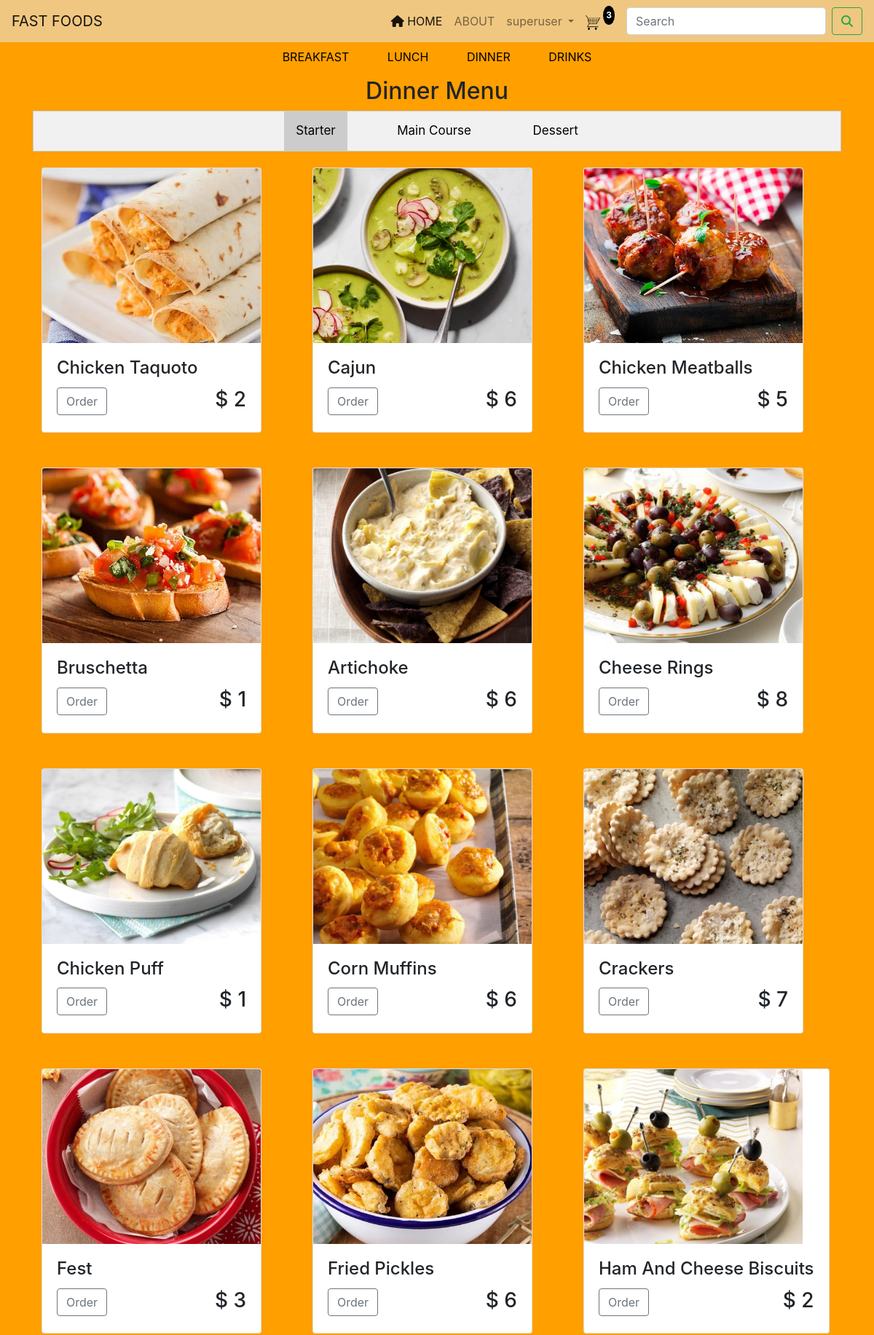
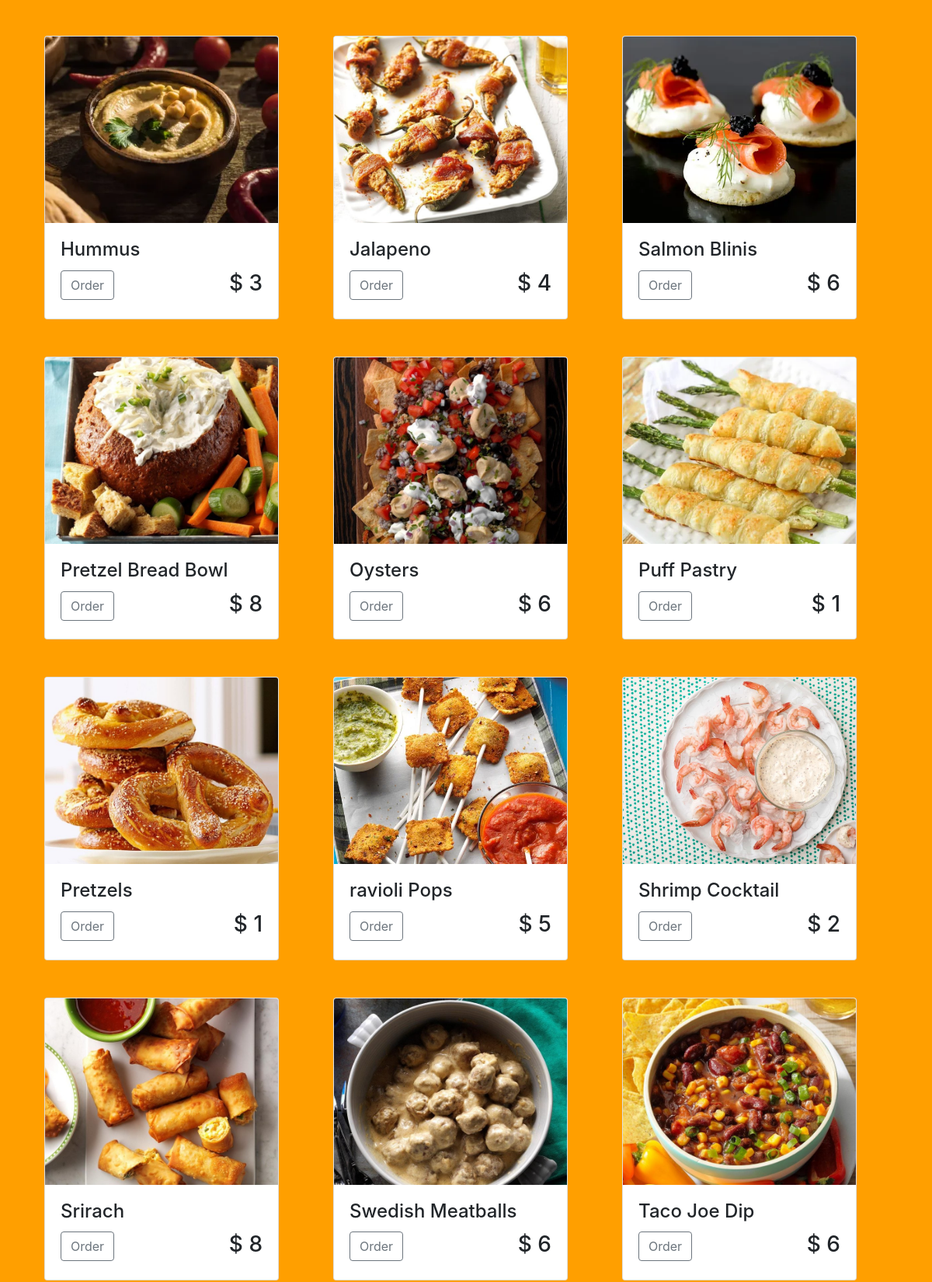
/app/dinner/ (signed in, upper part), run on the app's committed database (2 pictures, top to bottom).
### app/models.py (models this page shows, shortened)
class Cart(models.Model):
    id = models.UUIDField(primary_key=True, default=uuid.uuid4)
    user = models.ForeignKey(User, on_delete=models.CASCADE)
    completed = models.BooleanField(default=False)
    class Meta:
        verbose_name_plural = 'cart'
    @property
    def no_items(self):
        cartitems = self.cartitems.all()
        quantity= sum([item.quantity for item in cartitems])
        return quantity

class Cartitem(models.Model):
    food = models.ForeignKey(Food, on_delete=models.CASCADE, related_name='items')
    cart = models.ForeignKey(Cart, on_delete=models.CASCADE, related_name='cartitems')
    quantity = models.IntegerField(default=0)
    added_at = models.DateTimeField(auto_now_add=True)
    class Meta:
        verbose_name_plural = 'Cartitem'
        ordering = ('-added_at',)

class Food(models.Model):
    id =models.UUIDField(primary_key=True, default=uuid.uuid4)
    name = models.CharField(max_length=120)
    meal = models.ForeignKey(Meal, on_delete=models.CASCADE, null=True)
    course = models.ForeignKey(Course, on_delete=models.CASCADE, null=True)
    price = models.PositiveIntegerField(null=True)
    image = models.ImageField(upload_to='food_pics/', default='/media/food.jpg')
    created = models.DateTimeField(auto_now_add=True)
    update = models.DateTimeField(auto_now=True)
    class Meta:
        verbose_name_plural ='food'
        ordering =('-created',)

### app/views.py (the view)
# urls.py: path('dinner/', dinner, name='dinner'),
@login_required
def dinner (request):
    foods = Food.objects.all()
    if request.user.is_authenticated:
        cart, created = Cart.objects.get_or_create(user=request.user, completed = False)
    context={
        'foods':foods,
        'cart':cart,
    }
    return render(request, 'pages/dinner.html', context )

### templates/pages/dinner.html (shortened to what this page needs)
{% extends 'partials/base.html' %}
{% block content %}
    {%include 'partials/category.html' %}
      <h2 class="text-center">Dinner Menu</h2>
      <div class="tab" style="text-align: center; justify-content: center; align-items: center;">
        <button class="tablinks active" onclick="openCity(event, 'Starter')">Starter</button>
        <button class="tablinks ml-5 mr-5" onclick="openCity(event, 'main')">Main Course</button>
        <button class="tablinks" onclick="openCity(event, 'dessert')">Dessert</button>
      </div>
      <div id="Starter" class="tabcontent">
        <div class="row mb-3 mt-3" id="starter">
          {% for food in foods %}
          {% if food.meal.name == 'Dinner' and food.course.name == 'starter' %}
            <div class="col-md-4 d-flex align-items-stretch mb-5">
              <div class="card text-left h-100">
              <img class="card-img-top img-fluid" src="{{food.image.url}}" alt="" style="width: 300px;height: 20vw;object-fit: cover;">
              <div class="card-body">
                    <h4 class="card-title">{{food.name}}</h4>
                    <button value="{{food.id}}"  class="btn btn-outline-secondary" href="">Order</button>
                      <h3 style="display: inline-block; float: right;">$ {{food.price}}</h3>
                  </div>
                </div>
            </div>
          {%endif%}
          {%endfor%}
        </div>
      </div>
{% endblock %}

### templates/partials/base.html (shortened to what this page needs)
<!DOCTYPE html>
{%load static%}
<html lang="en">
<head>
    <link rel="stylesheet" href="https://cdnjs.cloudflare.com/ajax/libs/font-awesome/6.4.2/css/all.min.css">
    <link rel="stylesheet" href="https://cdn.jsdelivr.net/npm/bootstrap@4.0.0/dist/css/bootstrap.min.css">
    <link rel="stylesheet" href="{% static 'css/style.css' %}">
</head>
<body>
    <nav class="navbar navbar-expand-lg fixed-top navbar-light">
        <a class="navbar-brand" href="#">FAST FOODS</a>
        <div class="collapse navbar-collapse" id="navbarSupportedContent">
          {% if user.is_authenticated %}
          <ul class="navbar-nav ml-auto pr-2">
            <li class="nav-item active">
              <a class="nav-link" href="{% url 'home' %}"> <i class="fa fa-home" aria-hidden="true"></i> HOME <span class="sr-only">(current)</span></a>
            </li>
            <li class="nav-item">
              <a class="nav-link" href="#">ABOUT</a>
            </li>
            <li class="nav-item dropdown">
              <a class="nav-link dropdown-toggle" href="#" id="navbarDropdown" role="button" data-toggle="dropdown" aria-haspopup="true" aria-expanded="false">
                {{user.username}}
              </a>
            </li>
          </ul>
          <div class="form-inline mr-3" >
            <a class=" " href="{% url 'cart' %}">
                <img style="display: inline;" id="cart-icon" src="/media/cart.png" alt="" height="20px" width="20px">
            </a>
            <p class="text-white rounded-circle ml-1 p-1" id="no_items" style="background-color: black; color: #fff;font-size: 12px;font-weight: 700;" id="cart-total">{{cart.no_items}}</p>
          </div>
          <form class="form-inline my-2 my-lg-0">
            <input class="form-control mr-sm-2" type="search" placeholder="Search" aria-label="Search">
            <button class="btn btn-outline-success my-2 my-sm-0" type="submit"><i class="fa fa-search" aria-hidden="true"></i></button>
          </form>
          {% endif %}
        </div>
      </nav>
      <div class="container">
        {% block content %}
        {% endblock %}
      </div>
</body>
</html>

### static/css/style.css (style rules this page uses)
body { background-color: #ff9f00 !important; }
.navbar { background-color: #efc781; }

### templates/pages/dinner.html (style rules this page uses)
.tab { overflow: hidden; border: 1px solid #ccc; background-color: #f1f1f1; }
.tab button { background-color: inherit; border: none; outline: none; cursor: pointer; padding: 14px 16px; transition: 0.3s; font-size: 17px; }
.tab button.active { background-color: #ccc; }
.tabcontent { display: none; padding: 6px 12px; border-top: none; }
#Starter { display: block; }
.card-img-top { width: 100%; height: 20vw; object-fit: cover; }

### data on the page
Cart: no_items "3"
Food: image (picture), name "Chicken Taquoto", price "2"
Food: image (picture), name "Cajun", price "6"
Food: image (picture), name "Chicken Meatballs", price "5"
Food: image (picture), name "Bruschetta", price "1"
Food: image (picture), name "Artichoke", price "6"
Food: image (picture), name "Cheese Rings", price "8"
Food: image (picture), name "Chicken Puff", price "1"
Food: image (picture), name "Corn Muffins", price "6"
Food: image (picture), name "Crackers", price "7"
Food: image (picture), name "Fest", price "3"
Food: image (picture), name "Fried Pickles", price "6"
Food: image (picture), name "Ham And Cheese Biscuits", price "2"
Food: image (picture), name "Hummus", price "3"
Food: image (picture), name "Jalapeno", price "4"
Food: image (picture), name "Salmon Blinis", price "6"
Food: image (picture), name "Pretzel Bread Bowl", price "8"
Food: image (picture), name "Oysters", price "6"
Food: image (picture), name "Puff Pastry", price "1"
Food: image (picture), name "Pretzels", price "1"
Food: image (picture), name "ravioli Pops", price "5"
Food: image (picture), name "Shrimp Cocktail", price "2"
Food: image (picture), name "Srirach", price "8"
Food: image (picture), name "Swedish Meatballs", price "6"
Food: image (picture), name "Taco Joe Dip", price "6"

### other printed values
{{ user.username }} "superuser"
